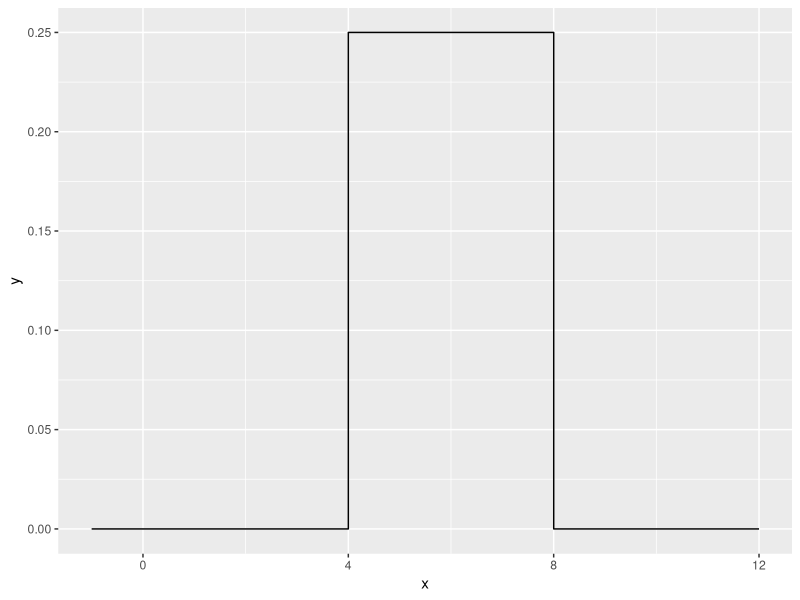
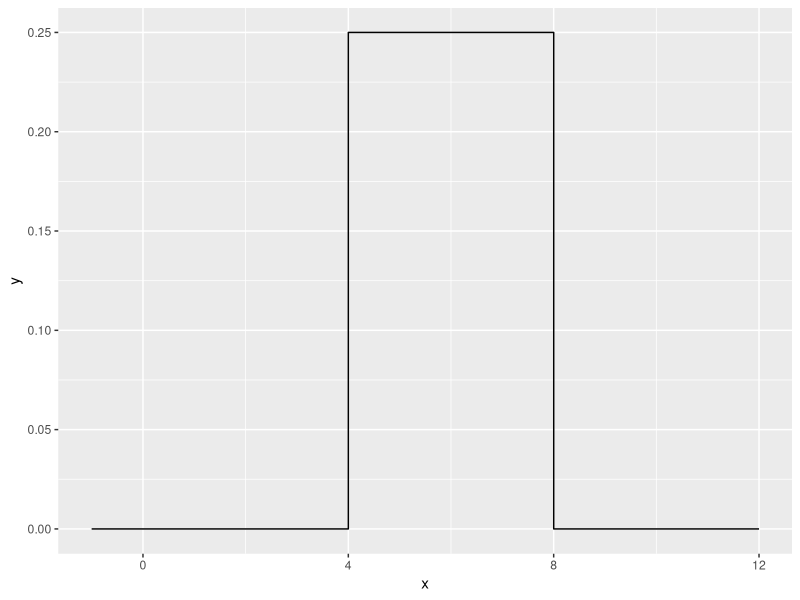
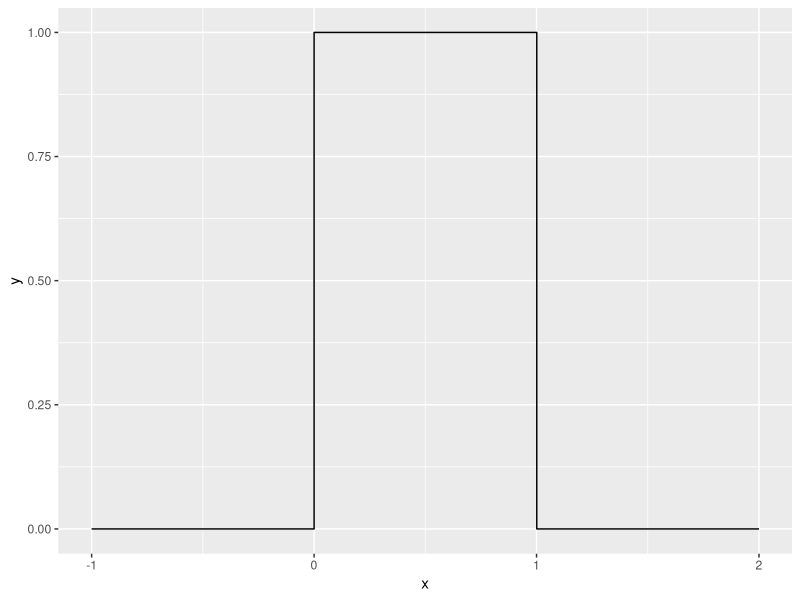

Reproduce these figures in R, in order.
## ---- chunk 1
library(tidyverse)
## ---- chunk 2
prob1a.fun <- function(a,b) {
  x = b*factorial(a)
  return(x)
}
## ---- chunk 3
prob1a.fun(5,4)
## ---- chunk 4
prob1c.fun <- function(a,b) {
  return(ifelse(a > b, b * factorial(a), b - a))
}
## ---- chunk 5
prob1c.fun(5,4)
prob1c.fun(4,5)
## ---- chunk 6
duniform <- function(x, a, b){
  return(ifelse(a <= x & x <= b, 1/(b-a),0))
}

duniform(1,2,3)
duniform(2,1,3)
duniform(3,1,2)
## ---- chunk 7
duniform <- function(x, a, b){
  for(i in x){
    return(ifelse(a <= x & x <= b, 1/(b-a),0))
  }
}
## ---- chunk 8
        data.frame( x=seq(-1, 12, by=.001) ) %>%
          mutate( y = duniform(x, 4, 8) ) %>%
          ggplot( aes(x=x, y=y) ) +
          geom_step()
## ---- chunk 9
microbenchmark::microbenchmark( duniform( seq(-4,12,by=.0001), 4, 8), times=100)
## ---- chunk 10
duniform <- function(x, a, b){
    return(ifelse(a <= x & x <= b, 1/(b-a),0))
}

        data.frame( x=seq(-1, 12, by=.001) ) %>%
          mutate( y = duniform(x, 4, 8) ) %>%
          ggplot( aes(x=x, y=y) ) +
          geom_step()
        
microbenchmark::microbenchmark( duniform( seq(-4,12,by=.0001), 4, 8), times=100)
## ---- chunk 11
duniform <- function(x, a = 0, b = 1){
  for(i in x){
    return(ifelse(a <= x & x <= b, 1/(b-a),0))
  }
}
## ---- chunk 12
        data.frame( x=seq(-1, 2, by=.001) ) %>%
          mutate( y = duniform(x) ) %>%
          ggplot( aes(x=x, y=y) ) +
          geom_step()
## ---- chunk 13
FizzBuzz <- function(x){
  output <- c(50)
  for (i in 1:x){
    if(i %% 15 == 0){
    output[i] = "FizzBuzz"
    }
    else if((i %% 3) == 0){
      output[i] = "Fizz"
    }
    else if(i %% 5 == 0){
      output[i] = "Buzz"
    }
    else{
      output[i] = i
    }
  }
  return(output)
 }
## ---- chunk 14
FizzBuzz(50)
